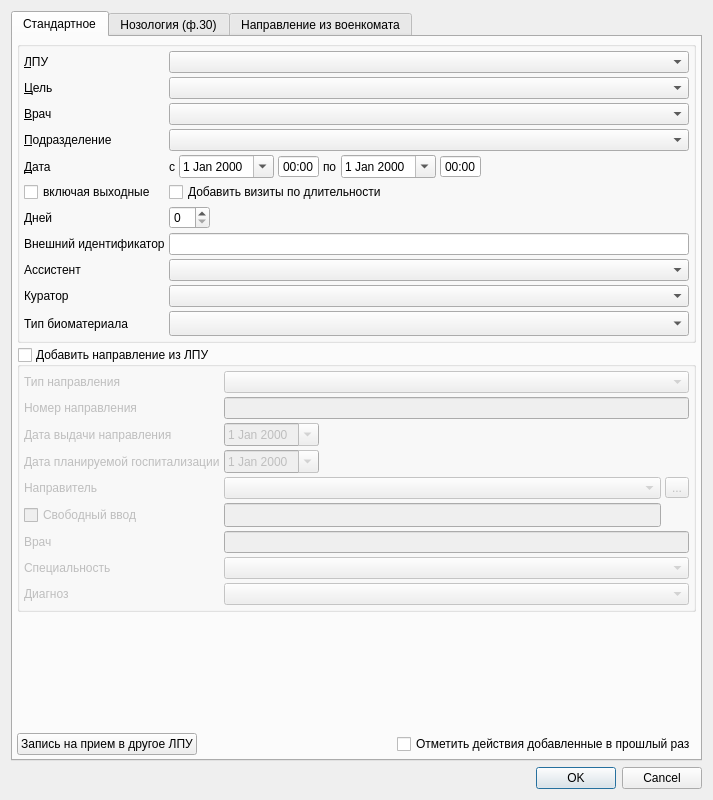
<?xml version="1.0" encoding="UTF-8"?>
<ui version="4.0">
 <class>PreCreateEventDialog</class>
 <widget class="QDialog" name="PreCreateEventDialog">
  <property name="geometry">
   <rect>
    <x>0</x>
    <y>0</y>
    <width>713</width>
    <height>800</height>
   </rect>
  </property>
  <property name="sizePolicy">
   <sizepolicy hsizetype="Minimum" vsizetype="Minimum">
    <horstretch>0</horstretch>
    <verstretch>0</verstretch>
   </sizepolicy>
  </property>
  <property name="windowTitle">
   <string>Новое обращение</string>
  </property>
  <layout class="QGridLayout" name="gridLayout">
   <item row="1" column="0">
    <widget class="QTabWidget" name="tabWidget">
     <property name="sizePolicy">
      <sizepolicy hsizetype="Expanding" vsizetype="Expanding">
       <horstretch>0</horstretch>
       <verstretch>0</verstretch>
      </sizepolicy>
     </property>
     <property name="currentIndex">
      <number>0</number>
     </property>
     <widget class="QWidget" name="tabStandart">
      <property name="sizePolicy">
       <sizepolicy hsizetype="Preferred" vsizetype="Expanding">
        <horstretch>0</horstretch>
        <verstretch>0</verstretch>
       </sizepolicy>
      </property>
      <attribute name="title">
       <string>Стандартное</string>
      </attribute>
      <layout class="QGridLayout" name="gridLayout_2">
       <property name="margin">
        <number>4</number>
       </property>
       <property name="spacing">
        <number>4</number>
       </property>
       <item row="3" column="0" colspan="3">
        <widget class="QGroupBox" name="grpReferral">
         <property name="title">
          <string>Добавить направление из ЛПУ</string>
         </property>
         <property name="flat">
          <bool>true</bool>
         </property>
         <property name="checkable">
          <bool>true</bool>
         </property>
         <property name="checked">
          <bool>false</bool>
         </property>
         <layout class="QGridLayout" name="gridLayout_5">
          <property name="margin">
           <number>4</number>
          </property>
          <property name="spacing">
           <number>4</number>
          </property>
          <item row="5" column="1" colspan="2">
           <widget class="QLineEdit" name="edtFreeInput">
            <property name="enabled">
             <bool>false</bool>
            </property>
            <property name="sizePolicy">
             <sizepolicy hsizetype="Preferred" vsizetype="Fixed">
              <horstretch>0</horstretch>
              <verstretch>0</verstretch>
             </sizepolicy>
            </property>
            <property name="minimumSize">
             <size>
              <width>373</width>
              <height>24</height>
             </size>
            </property>
            <property name="text">
             <string/>
            </property>
           </widget>
          </item>
          <item row="2" column="0">
           <widget class="QLabel" name="lblDate">
            <property name="text">
             <string>Дата выдачи направления</string>
            </property>
            <property name="buddy">
             <cstring>edtDate</cstring>
            </property>
           </widget>
          </item>
          <item row="0" column="0">
           <widget class="QLabel" name="lblReferralType">
            <property name="text">
             <string>Тип направления</string>
            </property>
           </widget>
          </item>
          <item row="2" column="1">
           <widget class="CDateEdit" name="edtDate">
            <property name="sizePolicy">
             <sizepolicy hsizetype="Maximum" vsizetype="Fixed">
              <horstretch>0</horstretch>
              <verstretch>0</verstretch>
             </sizepolicy>
            </property>
            <property name="calendarPopup">
             <bool>true</bool>
            </property>
           </widget>
          </item>
          <item row="1" column="0">
           <widget class="QLabel" name="lblNumber">
            <property name="text">
             <string>Номер направления</string>
            </property>
           </widget>
          </item>
          <item row="4" column="1" colspan="2">
           <widget class="CPolyclinicComboBox" name="cmbRelegateOrg">
            <property name="minimumSize">
             <size>
              <width>367</width>
              <height>0</height>
             </size>
            </property>
           </widget>
          </item>
          <item row="4" column="0">
           <widget class="QLabel" name="lblRelegateOrg">
            <property name="text">
             <string>Направитель</string>
            </property>
           </widget>
          </item>
          <item row="4" column="3">
           <widget class="QToolButton" name="btnSelectRelegateOrg">
            <property name="text">
             <string>...</string>
            </property>
           </widget>
          </item>
          <item row="3" column="0">
           <widget class="QLabel" name="lblPlannedDate">
            <property name="toolTip">
             <string>Заполняется только для направлений на ВМП</string>
            </property>
            <property name="text">
             <string>Дата планируемой госпитализации</string>
            </property>
           </widget>
          </item>
          <item row="3" column="1">
           <widget class="CDateEdit" name="edtPlannedDate">
            <property name="sizePolicy">
             <sizepolicy hsizetype="Maximum" vsizetype="Fixed">
              <horstretch>0</horstretch>
              <verstretch>0</verstretch>
             </sizepolicy>
            </property>
            <property name="toolTip">
             <string/>
            </property>
            <property name="calendarPopup">
             <bool>true</bool>
            </property>
           </widget>
          </item>
          <item row="5" column="0">
           <widget class="QCheckBox" name="chkFreeInput">
            <property name="text">
             <string>Свободный ввод</string>
            </property>
           </widget>
          </item>
          <item row="6" column="0">
           <widget class="QLabel" name="lblPerson">
            <property name="text">
             <string>Врач</string>
            </property>
            <property name="buddy">
             <cstring>edtPerson</cstring>
            </property>
           </widget>
          </item>
          <item row="6" column="1" colspan="3">
           <widget class="QLineEdit" name="edtPerson">
            <property name="sizePolicy">
             <sizepolicy hsizetype="Preferred" vsizetype="Fixed">
              <horstretch>0</horstretch>
              <verstretch>0</verstretch>
             </sizepolicy>
            </property>
            <property name="minimumSize">
             <size>
              <width>401</width>
              <height>0</height>
             </size>
            </property>
           </widget>
          </item>
          <item row="7" column="0">
           <widget class="QLabel" name="lblSpeciality">
            <property name="text">
             <string>Специальность</string>
            </property>
            <property name="buddy">
             <cstring>cmbSpeciality</cstring>
            </property>
           </widget>
          </item>
          <item row="7" column="1" colspan="3">
           <widget class="CRBComboBox" name="cmbSpeciality">
            <property name="sizePolicy">
             <sizepolicy hsizetype="Preferred" vsizetype="Fixed">
              <horstretch>32</horstretch>
              <verstretch>0</verstretch>
             </sizepolicy>
            </property>
            <property name="minimumSize">
             <size>
              <width>401</width>
              <height>0</height>
             </size>
            </property>
            <property name="whatsThis">
             <string>&lt;html&gt;&lt;head&gt;&lt;meta name=&quot;qrichtext&quot; content=&quot;1&quot; /&gt;&lt;style type=&quot;text/css&quot;&gt;
p, li { white-space: pre-wrap; }
&lt;/style&gt;&lt;/head&gt;&lt;body style=&quot; font-family:'MS Shell Dlg 2'; font-size:8.25pt; font-weight:400; font-style:normal;&quot;&gt;
&lt;p style=&quot;-qt-paragraph-type:empty; margin-top:0px; margin-bottom:0px; margin-left:0px; margin-right:0px; -qt-block-indent:0; text-indent:0px;&quot;&gt;&lt;/p&gt;&lt;/body&gt;&lt;/html&gt;</string>
            </property>
           </widget>
          </item>
          <item row="8" column="0">
           <widget class="QLabel" name="lblDiagnosis">
            <property name="text">
             <string>Диагноз</string>
            </property>
            <property name="buddy">
             <cstring>cmbMKB</cstring>
            </property>
           </widget>
          </item>
          <item row="8" column="1" colspan="3">
           <widget class="CICDCodeEditEx" name="cmbMKB">
            <property name="sizePolicy">
             <sizepolicy hsizetype="Preferred" vsizetype="Fixed">
              <horstretch>0</horstretch>
              <verstretch>0</verstretch>
             </sizepolicy>
            </property>
            <property name="minimumSize">
             <size>
              <width>401</width>
              <height>0</height>
             </size>
            </property>
           </widget>
          </item>
          <item row="0" column="1" colspan="3">
           <widget class="CRBComboBox" name="cmbReferralType"/>
          </item>
          <item row="1" column="1" colspan="3">
           <widget class="QLineEdit" name="edtNumber"/>
          </item>
         </layout>
        </widget>
       </item>
       <item row="5" column="1">
        <spacer name="horizontalSpacer_2">
         <property name="orientation">
          <enum>Qt::Horizontal</enum>
         </property>
         <property name="sizeHint" stdset="0">
          <size>
           <width>40</width>
           <height>20</height>
          </size>
         </property>
        </spacer>
       </item>
       <item row="5" column="2">
        <widget class="QCheckBox" name="chkSelectPreviousActions">
         <property name="enabled">
          <bool>true</bool>
         </property>
         <property name="text">
          <string>Отметить действия добавленные в прошлый раз</string>
         </property>
        </widget>
       </item>
       <item row="5" column="0">
        <widget class="QPushButton" name="btnAppointment">
         <property name="sizePolicy">
          <sizepolicy hsizetype="Fixed" vsizetype="Fixed">
           <horstretch>0</horstretch>
           <verstretch>0</verstretch>
          </sizepolicy>
         </property>
         <property name="text">
          <string>Запись на прием в другое ЛПУ</string>
         </property>
        </widget>
       </item>
       <item row="4" column="1">
        <spacer name="verticalSpacer_3">
         <property name="orientation">
          <enum>Qt::Vertical</enum>
         </property>
         <property name="sizeHint" stdset="0">
          <size>
           <width>20</width>
           <height>40</height>
          </size>
         </property>
        </spacer>
       </item>
       <item row="0" column="0" colspan="3">
        <widget class="QGroupBox" name="groupBox">
         <property name="title">
          <string/>
         </property>
         <property name="checkable">
          <bool>false</bool>
         </property>
         <layout class="QGridLayout" name="gridLayout_4">
          <property name="margin">
           <number>4</number>
          </property>
          <property name="spacing">
           <number>4</number>
          </property>
          <item row="0" column="2" colspan="9">
           <widget class="CPolyclinicComboBox" name="cmbOrg">
            <property name="sizePolicy">
             <sizepolicy hsizetype="Preferred" vsizetype="Fixed">
              <horstretch>0</horstretch>
              <verstretch>0</verstretch>
             </sizepolicy>
            </property>
            <property name="minimumSize">
             <size>
              <width>401</width>
              <height>0</height>
             </size>
            </property>
           </widget>
          </item>
          <item row="8" column="1">
           <widget class="QLabel" name="lblExternalId">
            <property name="text">
             <string>Внешний идентификатор</string>
            </property>
            <property name="buddy">
             <cstring>edtExternalId</cstring>
            </property>
           </widget>
          </item>
          <item row="2" column="2" colspan="9">
           <widget class="CPersonComboBoxEx" name="cmbPerson">
            <property name="sizePolicy">
             <sizepolicy hsizetype="Preferred" vsizetype="Fixed">
              <horstretch>0</horstretch>
              <verstretch>0</verstretch>
             </sizepolicy>
            </property>
            <property name="minimumSize">
             <size>
              <width>401</width>
              <height>0</height>
             </size>
            </property>
           </widget>
          </item>
          <item row="2" column="1">
           <widget class="QLabel" name="lblPersonal">
            <property name="sizePolicy">
             <sizepolicy hsizetype="Maximum" vsizetype="Preferred">
              <horstretch>0</horstretch>
              <verstretch>0</verstretch>
             </sizepolicy>
            </property>
            <property name="text">
             <string>&amp;Врач</string>
            </property>
            <property name="buddy">
             <cstring>cmbPerson</cstring>
            </property>
           </widget>
          </item>
          <item row="1" column="1">
           <widget class="QLabel" name="lblEventType">
            <property name="sizePolicy">
             <sizepolicy hsizetype="Maximum" vsizetype="Preferred">
              <horstretch>0</horstretch>
              <verstretch>0</verstretch>
             </sizepolicy>
            </property>
            <property name="text">
             <string>&amp;Цель</string>
            </property>
            <property name="buddy">
             <cstring>cmbEventType</cstring>
            </property>
           </widget>
          </item>
          <item row="5" column="1">
           <widget class="QCheckBox" name="chkIncludeRedDays">
            <property name="text">
             <string>включая выходные</string>
            </property>
           </widget>
          </item>
          <item row="5" column="2" colspan="9">
           <widget class="QCheckBox" name="chkAddVisits">
            <property name="sizePolicy">
             <sizepolicy hsizetype="Minimum" vsizetype="Fixed">
              <horstretch>0</horstretch>
              <verstretch>0</verstretch>
             </sizepolicy>
            </property>
            <property name="text">
             <string>Добавить визиты по длительности</string>
            </property>
           </widget>
          </item>
          <item row="7" column="2">
           <widget class="QSpinBox" name="edtDays">
            <property name="sizePolicy">
             <sizepolicy hsizetype="Maximum" vsizetype="Fixed">
              <horstretch>0</horstretch>
              <verstretch>0</verstretch>
             </sizepolicy>
            </property>
           </widget>
          </item>
          <item row="0" column="1">
           <widget class="QLabel" name="lblOrg">
            <property name="sizePolicy">
             <sizepolicy hsizetype="Maximum" vsizetype="Preferred">
              <horstretch>0</horstretch>
              <verstretch>0</verstretch>
             </sizepolicy>
            </property>
            <property name="text">
             <string>&amp;ЛПУ</string>
            </property>
            <property name="buddy">
             <cstring>cmbOrg</cstring>
            </property>
           </widget>
          </item>
          <item row="10" column="1">
           <widget class="QLabel" name="lblCuratorId">
            <property name="text">
             <string>Куратор</string>
            </property>
            <property name="buddy">
             <cstring>cmbCuratorId</cstring>
            </property>
           </widget>
          </item>
          <item row="10" column="2" colspan="9">
           <widget class="CPersonComboBoxEx" name="cmbCuratorId">
            <property name="sizePolicy">
             <sizepolicy hsizetype="Preferred" vsizetype="Fixed">
              <horstretch>0</horstretch>
              <verstretch>0</verstretch>
             </sizepolicy>
            </property>
            <property name="minimumSize">
             <size>
              <width>401</width>
              <height>0</height>
             </size>
            </property>
           </widget>
          </item>
          <item row="9" column="1">
           <widget class="QLabel" name="lblAssistantId">
            <property name="text">
             <string>Ассистент</string>
            </property>
            <property name="buddy">
             <cstring>cmbAssistantId</cstring>
            </property>
           </widget>
          </item>
          <item row="8" column="2" colspan="9">
           <widget class="QLineEdit" name="edtExternalId">
            <property name="sizePolicy">
             <sizepolicy hsizetype="Preferred" vsizetype="Fixed">
              <horstretch>0</horstretch>
              <verstretch>0</verstretch>
             </sizepolicy>
            </property>
            <property name="minimumSize">
             <size>
              <width>401</width>
              <height>0</height>
             </size>
            </property>
           </widget>
          </item>
          <item row="7" column="1">
           <widget class="QLabel" name="lblDays">
            <property name="sizePolicy">
             <sizepolicy hsizetype="Maximum" vsizetype="Preferred">
              <horstretch>0</horstretch>
              <verstretch>0</verstretch>
             </sizepolicy>
            </property>
            <property name="text">
             <string>Дней</string>
            </property>
            <property name="buddy">
             <cstring>edtDays</cstring>
            </property>
           </widget>
          </item>
          <item row="1" column="2" colspan="9">
           <widget class="CRBComboBox" name="cmbEventType">
            <property name="sizePolicy">
             <sizepolicy hsizetype="Preferred" vsizetype="Fixed">
              <horstretch>0</horstretch>
              <verstretch>0</verstretch>
             </sizepolicy>
            </property>
            <property name="minimumSize">
             <size>
              <width>401</width>
              <height>0</height>
             </size>
            </property>
           </widget>
          </item>
          <item row="11" column="2" colspan="9">
           <widget class="CRBComboBox" name="cmbTissueType">
            <property name="enabled">
             <bool>true</bool>
            </property>
            <property name="sizePolicy">
             <sizepolicy hsizetype="Preferred" vsizetype="Fixed">
              <horstretch>0</horstretch>
              <verstretch>0</verstretch>
             </sizepolicy>
            </property>
            <property name="minimumSize">
             <size>
              <width>401</width>
              <height>25</height>
             </size>
            </property>
           </widget>
          </item>
          <item row="9" column="2" colspan="9">
           <widget class="CPersonComboBoxEx" name="cmbAssistantId">
            <property name="sizePolicy">
             <sizepolicy hsizetype="Preferred" vsizetype="Fixed">
              <horstretch>0</horstretch>
              <verstretch>0</verstretch>
             </sizepolicy>
            </property>
            <property name="minimumSize">
             <size>
              <width>401</width>
              <height>0</height>
             </size>
            </property>
           </widget>
          </item>
          <item row="11" column="1">
           <widget class="QLabel" name="lblTissueType">
            <property name="text">
             <string>Тип биоматериала</string>
            </property>
            <property name="buddy">
             <cstring>cmbTissueType</cstring>
            </property>
           </widget>
          </item>
          <item row="4" column="1">
           <widget class="QLabel" name="lblEventSetDate">
            <property name="sizePolicy">
             <sizepolicy hsizetype="Maximum" vsizetype="Preferred">
              <horstretch>0</horstretch>
              <verstretch>0</verstretch>
             </sizepolicy>
            </property>
            <property name="text">
             <string>&amp;Дата</string>
            </property>
            <property name="buddy">
             <cstring>edtEventSetDate</cstring>
            </property>
           </widget>
          </item>
          <item row="3" column="1">
           <widget class="QLabel" name="lblOrgStructure">
            <property name="text">
             <string>&amp;Подразделение</string>
            </property>
            <property name="buddy">
             <cstring>cmbOrgStructure</cstring>
            </property>
           </widget>
          </item>
          <item row="3" column="2" colspan="9">
           <widget class="COrgStructureComboBox" name="cmbOrgStructure">
            <property name="sizePolicy">
             <sizepolicy hsizetype="Preferred" vsizetype="Fixed">
              <horstretch>0</horstretch>
              <verstretch>0</verstretch>
             </sizepolicy>
            </property>
            <property name="minimumSize">
             <size>
              <width>401</width>
              <height>0</height>
             </size>
            </property>
           </widget>
          </item>
          <item row="4" column="2" colspan="9">
           <layout class="QHBoxLayout" name="horizontalLayout">
            <item>
             <widget class="QLabel" name="lblEventDateFrom">
              <property name="sizePolicy">
               <sizepolicy hsizetype="Maximum" vsizetype="Preferred">
                <horstretch>0</horstretch>
                <verstretch>0</verstretch>
               </sizepolicy>
              </property>
              <property name="text">
               <string>с</string>
              </property>
             </widget>
            </item>
            <item>
             <widget class="CDateEdit" name="edtEventSetDate">
              <property name="sizePolicy">
               <sizepolicy hsizetype="Maximum" vsizetype="Fixed">
                <horstretch>0</horstretch>
                <verstretch>0</verstretch>
               </sizepolicy>
              </property>
              <property name="calendarPopup">
               <bool>true</bool>
              </property>
             </widget>
            </item>
            <item>
             <widget class="QTimeEdit" name="edtEventSetTime">
              <property name="sizePolicy">
               <sizepolicy hsizetype="Maximum" vsizetype="Fixed">
                <horstretch>0</horstretch>
                <verstretch>0</verstretch>
               </sizepolicy>
              </property>
              <property name="buttonSymbols">
               <enum>QAbstractSpinBox::NoButtons</enum>
              </property>
              <property name="displayFormat">
               <string>HH:mm</string>
              </property>
              <property name="currentSectionIndex">
               <number>0</number>
              </property>
             </widget>
            </item>
            <item>
             <widget class="QLabel" name="lblEventDateTo">
              <property name="sizePolicy">
               <sizepolicy hsizetype="Maximum" vsizetype="Preferred">
                <horstretch>0</horstretch>
                <verstretch>0</verstretch>
               </sizepolicy>
              </property>
              <property name="text">
               <string>по</string>
              </property>
              <property name="buddy">
               <cstring>edtEventDate</cstring>
              </property>
             </widget>
            </item>
            <item>
             <widget class="CDateEdit" name="edtEventDate">
              <property name="sizePolicy">
               <sizepolicy hsizetype="Maximum" vsizetype="Fixed">
                <horstretch>0</horstretch>
                <verstretch>0</verstretch>
               </sizepolicy>
              </property>
              <property name="calendarPopup">
               <bool>true</bool>
              </property>
             </widget>
            </item>
            <item>
             <widget class="QTimeEdit" name="edtEventTime">
              <property name="sizePolicy">
               <sizepolicy hsizetype="Maximum" vsizetype="Fixed">
                <horstretch>0</horstretch>
                <verstretch>0</verstretch>
               </sizepolicy>
              </property>
              <property name="buttonSymbols">
               <enum>QAbstractSpinBox::NoButtons</enum>
              </property>
              <property name="displayFormat">
               <string>HH:mm</string>
              </property>
              <property name="currentSectionIndex">
               <number>0</number>
              </property>
             </widget>
            </item>
            <item>
             <spacer name="horizontalSpacer">
              <property name="orientation">
               <enum>Qt::Horizontal</enum>
              </property>
              <property name="sizeHint" stdset="0">
               <size>
                <width>40</width>
                <height>20</height>
               </size>
              </property>
             </spacer>
            </item>
           </layout>
          </item>
         </layout>
        </widget>
       </item>
      </layout>
      <zorder>btnAppointment</zorder>
      <zorder>chkSelectPreviousActions</zorder>
      <zorder>horizontalSpacer_2</zorder>
      <zorder>groupBox</zorder>
      <zorder>grpReferral</zorder>
      <zorder>verticalSpacer_3</zorder>
     </widget>
     <widget class="QWidget" name="tabNosology">
      <property name="sizePolicy">
       <sizepolicy hsizetype="Preferred" vsizetype="Expanding">
        <horstretch>0</horstretch>
        <verstretch>0</verstretch>
       </sizepolicy>
      </property>
      <attribute name="title">
       <string>Нозология (ф.30)</string>
      </attribute>
      <layout class="QGridLayout" name="gridLayout_3">
       <item row="0" column="1">
        <widget class="CICDCodeComboBoxEx" name="edtNosologyDiagnosis"/>
       </item>
       <item row="0" column="0">
        <widget class="QLabel" name="lblNosologyDiagnosis">
         <property name="text">
          <string>Диагноз</string>
         </property>
        </widget>
       </item>
       <item row="1" column="1">
        <spacer name="verticalSpacer">
         <property name="orientation">
          <enum>Qt::Vertical</enum>
         </property>
         <property name="sizeHint" stdset="0">
          <size>
           <width>20</width>
           <height>40</height>
          </size>
         </property>
        </spacer>
       </item>
       <item row="0" column="2">
        <spacer name="horizontalSpacer_3">
         <property name="orientation">
          <enum>Qt::Horizontal</enum>
         </property>
         <property name="sizeHint" stdset="0">
          <size>
           <width>40</width>
           <height>20</height>
          </size>
         </property>
        </spacer>
       </item>
      </layout>
     </widget>
     <widget class="QWidget" name="tabArmyReferral">
      <attribute name="title">
       <string>Направление из военкомата</string>
      </attribute>
      <layout class="QVBoxLayout" name="verticalLayout">
       <item>
        <widget class="QGroupBox" name="grpArmyRefferel">
         <property name="title">
          <string>Добавить направление из военкомата</string>
         </property>
         <property name="checkable">
          <bool>true</bool>
         </property>
         <property name="checked">
          <bool>false</bool>
         </property>
         <layout class="QGridLayout" name="gridLayout_6">
          <item row="1" column="1" colspan="2">
           <widget class="CDateEdit" name="edtArmyDate">
            <property name="sizePolicy">
             <sizepolicy hsizetype="Maximum" vsizetype="Fixed">
              <horstretch>0</horstretch>
              <verstretch>0</verstretch>
             </sizepolicy>
            </property>
            <property name="calendarPopup">
             <bool>true</bool>
            </property>
           </widget>
          </item>
          <item row="1" column="0">
           <widget class="QLabel" name="lblArmyDate">
            <property name="text">
             <string>Дата выдачи направления</string>
            </property>
            <property name="buddy">
             <cstring>edtArmyDate</cstring>
            </property>
           </widget>
          </item>
          <item row="2" column="1">
           <widget class="CArmyOrgComboBox" name="cmbArmyOrg"/>
          </item>
          <item row="0" column="1" colspan="2">
           <widget class="CReferralComboBox" name="cmbArmyNumber">
            <property name="sizePolicy">
             <sizepolicy hsizetype="Preferred" vsizetype="Fixed">
              <horstretch>0</horstretch>
              <verstretch>0</verstretch>
             </sizepolicy>
            </property>
            <property name="minimumSize">
             <size>
              <width>401</width>
              <height>0</height>
             </size>
            </property>
           </widget>
          </item>
          <item row="2" column="0">
           <widget class="QLabel" name="lblArmyFreeInput">
            <property name="text">
             <string>Направитель</string>
            </property>
            <property name="buddy">
             <cstring>edtArmyFreeInput</cstring>
            </property>
           </widget>
          </item>
          <item row="0" column="0">
           <widget class="QLabel" name="lblArmyNumber">
            <property name="text">
             <string>Номер направления</string>
            </property>
            <property name="buddy">
             <cstring>cmbArmyNumber</cstring>
            </property>
           </widget>
          </item>
          <item row="2" column="2">
           <widget class="QToolButton" name="btnSelectArmyOrg">
            <property name="text">
             <string>...</string>
            </property>
           </widget>
          </item>
          <item row="3" column="1" colspan="2">
           <widget class="QLineEdit" name="edtArmyFreeInput">
            <property name="enabled">
             <bool>false</bool>
            </property>
            <property name="sizePolicy">
             <sizepolicy hsizetype="Preferred" vsizetype="Fixed">
              <horstretch>0</horstretch>
              <verstretch>0</verstretch>
             </sizepolicy>
            </property>
            <property name="minimumSize">
             <size>
              <width>373</width>
              <height>24</height>
             </size>
            </property>
            <property name="text">
             <string/>
            </property>
           </widget>
          </item>
          <item row="3" column="0">
           <widget class="QCheckBox" name="chkArmyFreeInput">
            <property name="text">
             <string>Свободный ввод</string>
            </property>
           </widget>
          </item>
          <item row="4" column="1">
           <spacer name="verticalSpacer_2">
            <property name="orientation">
             <enum>Qt::Vertical</enum>
            </property>
            <property name="sizeHint" stdset="0">
             <size>
              <width>20</width>
              <height>40</height>
             </size>
            </property>
           </spacer>
          </item>
         </layout>
         <zorder>lblArmyNumber</zorder>
         <zorder>cmbArmyNumber</zorder>
         <zorder>lblArmyDate</zorder>
         <zorder>edtArmyDate</zorder>
         <zorder>lblArmyFreeInput</zorder>
         <zorder>cmbArmyOrg</zorder>
         <zorder>btnSelectArmyOrg</zorder>
         <zorder>chkArmyFreeInput</zorder>
         <zorder>edtArmyFreeInput</zorder>
         <zorder>verticalSpacer_2</zorder>
        </widget>
       </item>
      </layout>
     </widget>
    </widget>
   </item>
   <item row="2" column="0">
    <widget class="QDialogButtonBox" name="buttonBox">
     <property name="orientation">
      <enum>Qt::Horizontal</enum>
     </property>
     <property name="standardButtons">
      <set>QDialogButtonBox::Cancel|QDialogButtonBox::Ok</set>
     </property>
    </widget>
   </item>
  </layout>
 </widget>
 <customwidgets>
  <customwidget>
   <class>CPersonComboBoxEx</class>
   <extends>QComboBox</extends>
   <header>Orgs/PersonComboBoxEx.h</header>
  </customwidget>
  <customwidget>
   <class>CRBComboBox</class>
   <extends>QComboBox</extends>
   <header>library/crbcombobox.h</header>
  </customwidget>
  <customwidget>
   <class>CDateEdit</class>
   <extends>QDateEdit</extends>
   <header>library/DateEdit.h</header>
  </customwidget>
  <customwidget>
   <class>CICDCodeEditEx</class>
   <extends>QComboBox</extends>
   <header>library/ICDCodeEdit.h</header>
  </customwidget>
  <customwidget>
   <class>CPolyclinicComboBox</class>
   <extends>QComboBox</extends>
   <header>Orgs/OrgComboBox.h</header>
  </customwidget>
  <customwidget>
   <class>CReferralComboBox</class>
   <extends>QComboBox</extends>
   <header>library/ReferralComboBox.h</header>
  </customwidget>
  <customwidget>
   <class>CArmyOrgComboBox</class>
   <extends>QComboBox</extends>
   <header>Orgs/OrgComboBox.h</header>
  </customwidget>
  <customwidget>
   <class>CICDCodeComboBoxEx</class>
   <extends>QLineEdit</extends>
   <header>library/ICDCodeEdit.h</header>
  </customwidget>
  <customwidget>
   <class>COrgStructureComboBox</class>
   <extends>QComboBox</extends>
   <header>Orgs/OrgStructComboBoxes.h</header>
  </customwidget>
 </customwidgets>
 <tabstops>
  <tabstop>tabWidget</tabstop>
  <tabstop>cmbOrg</tabstop>
  <tabstop>cmbEventType</tabstop>
  <tabstop>cmbPerson</tabstop>
  <tabstop>cmbOrgStructure</tabstop>
  <tabstop>edtEventSetDate</tabstop>
  <tabstop>edtEventSetTime</tabstop>
  <tabstop>edtEventDate</tabstop>
  <tabstop>edtEventTime</tabstop>
  <tabstop>chkIncludeRedDays</tabstop>
  <tabstop>chkAddVisits</tabstop>
  <tabstop>edtDays</tabstop>
  <tabstop>edtExternalId</tabstop>
  <tabstop>cmbAssistantId</tabstop>
  <tabstop>cmbCuratorId</tabstop>
  <tabstop>cmbTissueType</tabstop>
  <tabstop>grpReferral</tabstop>
  <tabstop>cmbReferralType</tabstop>
  <tabstop>edtNumber</tabstop>
  <tabstop>edtDate</tabstop>
  <tabstop>edtPlannedDate</tabstop>
  <tabstop>cmbRelegateOrg</tabstop>
  <tabstop>btnSelectRelegateOrg</tabstop>
  <tabstop>chkFreeInput</tabstop>
  <tabstop>edtFreeInput</tabstop>
  <tabstop>edtPerson</tabstop>
  <tabstop>cmbSpeciality</tabstop>
  <tabstop>cmbMKB</tabstop>
  <tabstop>btnAppointment</tabstop>
  <tabstop>chkSelectPreviousActions</tabstop>
  <tabstop>buttonBox</tabstop>
  <tabstop>edtNosologyDiagnosis</tabstop>
  <tabstop>grpArmyRefferel</tabstop>
  <tabstop>cmbArmyNumber</tabstop>
  <tabstop>edtArmyDate</tabstop>
  <tabstop>cmbArmyOrg</tabstop>
  <tabstop>btnSelectArmyOrg</tabstop>
  <tabstop>chkArmyFreeInput</tabstop>
  <tabstop>edtArmyFreeInput</tabstop>
 </tabstops>
 <resources/>
 <connections>
  <connection>
   <sender>buttonBox</sender>
   <signal>accepted()</signal>
   <receiver>PreCreateEventDialog</receiver>
   <slot>accept()</slot>
   <hints>
    <hint type="sourcelabel">
     <x>252</x>
     <y>149</y>
    </hint>
    <hint type="destinationlabel">
     <x>157</x>
     <y>153</y>
    </hint>
   </hints>
  </connection>
  <connection>
   <sender>buttonBox</sender>
   <signal>rejected()</signal>
   <receiver>PreCreateEventDialog</receiver>
   <slot>reject()</slot>
   <hints>
    <hint type="sourcelabel">
     <x>320</x>
     <y>149</y>
    </hint>
    <hint type="destinationlabel">
     <x>286</x>
     <y>153</y>
    </hint>
   </hints>
  </connection>
 </connections>
</ui>
